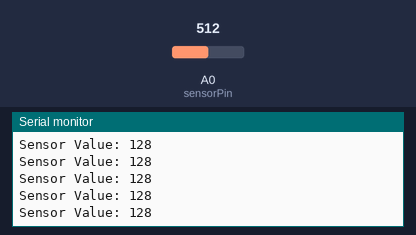
Bench run of a sketch on a simulated Arduino Uno, built with avr-gcc and run on an emulated ATmega328P. Shown: the last lines printed to the serial monitor. The test bench sets the inputs (shaded band); at power-on: A0 (sensorPin) = 512.

Above: at 4.2 s.
4.3 s: A0 (sensorPin) set to 410
At 4.9 s:
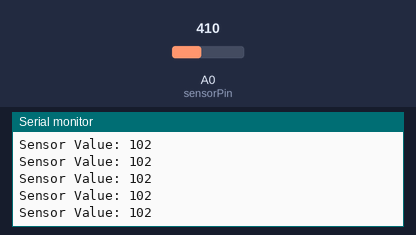
7.3 s: A0 (sensorPin) set to 392
At 8.4 s:
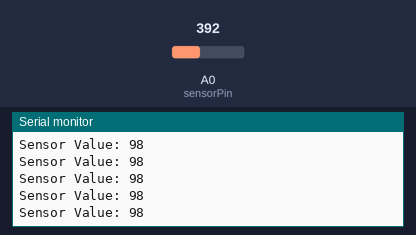
Timing chart, 0 to 10.3 s (numbered marks = the images above; inputs shaded):
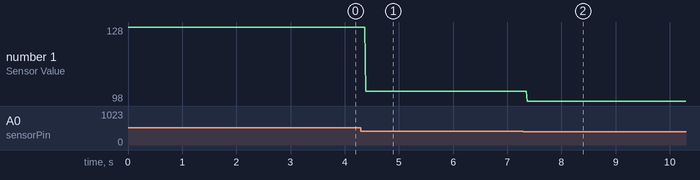

Measured:
- after the input at 4.3 s, the serial monitor: prints a new line after 0.09 s (image 1)
- after the input at 7.3 s, the serial monitor: prints a new line after 0.07 s (image 2)
- plotted number 1: 128 → 102 after the input at 4.3 s, 102 → 98 after the input at 7.3 s

The sketch:

test_sensor_refl_frente.ino
```cpp
const int sensorPin = A0; // Analog pin connected to the sensor

void setup() {
    Serial.begin(9600); // Initialize serial communication
}

void loop() {
    int sensorValue = analogRead(sensorPin) >> 2; // Read the sensor value
    Serial.print("Sensor Value: ");
    Serial.println(sensorValue); // Print the sensor value to the serial monitor
}
```
